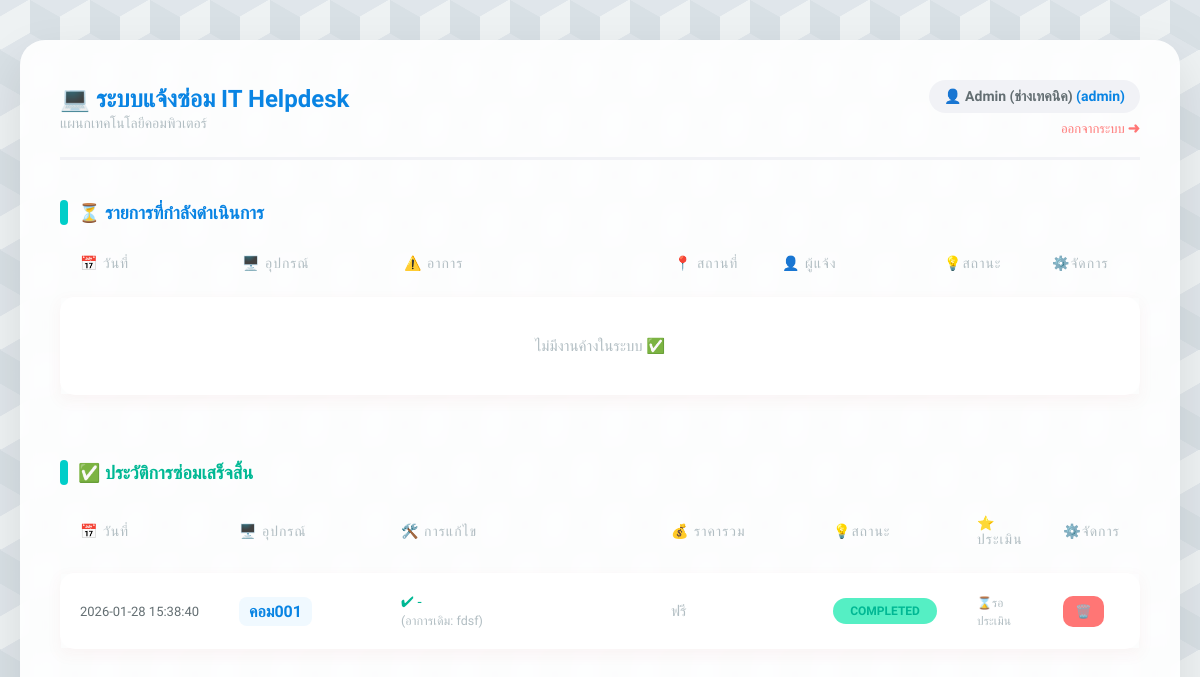
The app's page /dashboard (signed in) with its own data.
### tables this page shows
CREATE TABLE repairs (
    repair_id INTEGER PRIMARY KEY AUTOINCREMENT,
    user_id INTEGER NOT NULL,
    device_name TEXT NOT NULL,
    problem_detail TEXT NOT NULL,
    location TEXT NOT NULL,
    status TEXT DEFAULT 'Pending',
    report_date TIMESTAMP DEFAULT CURRENT_TIMESTAMP,
    technician_note TEXT,
    spare_parts TEXT,
    cost INTEGER DEFAULT 0,
    FOREIGN KEY (user_id) REFERENCES users (user_id)
);

### app.py (the view, shortened to what this page needs)
@app.route('/dashboard')
def dashboard():
    if 'user_id' not in session:
        return redirect(url_for('login'))
    conn = get_db_connection()
    if session['role'] == 'admin':
        all_repairs = conn.execute('''
            SELECT r.*, u.fullname, e.rating, e.comment
            FROM repairs r
            JOIN users u ON r.user_id = u.user_id
            LEFT JOIN evaluations e ON r.repair_id = e.repair_id
            ORDER BY r.report_date DESC
        ''').fetchall()
    conn.close()
    active_repairs = []
    completed_repairs = []
    for repair in all_repairs:
        if repair['status'] == 'Completed':
            completed_repairs.append(repair)
        else:
            active_repairs.append(repair)
    return render_template('index.html',
                           name=session['fullname'],
                           role=session['role'],
                           active_repairs=active_repairs,
                           completed_repairs=completed_repairs)

### app.py (called while the page is built)
def get_db_connection():
    conn = sqlite3.connect('maintenance.db')
    conn.row_factory = sqlite3.Row
    return conn

### templates/index.html (shortened to what this page needs)
<!DOCTYPE html>
<html lang="th">
<head>
    <link rel="stylesheet" href="{{ url_for('static', filename='style.css') }}">
</head>
<body>
<div class="container">
    <header>
        <div>
            <h1>💻 ระบบแจ้งซ่อม IT Helpdesk</h1>
            <span style="color: #b2bec3; font-size: 14px;">แผนกเทคโนโลยีคอมพิวเตอร์</span>
        </div>
        <div style="text-align: right;">
            <div class="user-badge">
                👤 {{ name }} <span style="color: #0984e3;">({{ role }})</span>
            </div>
            <a href="{{ url_for('logout') }}" style="color: #ff7675; text-decoration: none; font-size: 13px; margin-top: 8px; display: inline-block;">ออกจากระบบ ➜</a>
        </div>
    </header>
    <h2>⏳ รายการที่กำลังดำเนินการ</h2>
    <table>
        <thead>
            <tr>
                <th width="15%">📅 วันที่</th>
                <th width="15%">🖥️ อุปกรณ์</th>
                <th width="25%">⚠️ อาการ</th>
                <th width="10%">📍 สถานที่</th>
                {% if role == 'admin' %} <th width="15%">👤 ผู้แจ้ง</th> {% endif %}
                <th width="10%">💡สถานะ</th>
                <th>⚙️จัดการ</th>
            </tr>
        </thead>
        <tbody>
            {% for repair in active_repairs %}
            <tr>
                <td class="col-date">{{ repair['report_date'] }}</td>
                <td><span class="col-device">{{ repair['device_name'] }}</span></td>
                <td class="col-problem">{{ repair['problem_detail'] }}</td>
                <td class="col-location">{{ repair['location'] }}</td>
                {% if role == 'admin' %}
                    <td class="col-user">{{ repair['fullname'] }}</td>
                {% endif %}
                <td><span class="badge status-{{ repair['status'].split(' ')[0] }}">{{ repair['status'] }}</span></td>
                <td>
                    <div class="action-group">
                        {% if role == 'admin' %}
                            <a href="{{ url_for('update_repair', repair_id=repair['repair_id']) }}" class="btn btn-update">✏️แก้ไข</a>
                            <a href="{{ url_for('delete_repair', repair_id=repair['repair_id']) }}" class="btn btn-delete" onclick="return confirm('ยืนยันลบ?');">🗑️</a>
                        {% else %}
                            <a href="{{ url_for('delete_repair', repair_id=repair['repair_id']) }}" class="btn btn-delete" onclick="return confirm('ยกเลิก?');">ยกเลิก</a>
                        {% endif %}
                    </div>
                </td>
            </tr>
            {% else %}
            <tr><td colspan="7" style="text-align: center; color: #b2bec3; padding: 40px;">ไม่มีงานค้างในระบบ ✅</td></tr>
            {% endfor %}
        </tbody>
    </table>
    <h2 style="color: #00b894; margin-top: 50px;">✅ ประวัติการซ่อมเสร็จสิ้น</h2>
    <table>
        <thead>
            <tr>
                <th width="12%">📅 วันที่</th>
                <th width="15%">🖥️ อุปกรณ์</th>
                <th width="25%">🛠️ การแก้ไข</th>
                <th width="15%">💰 ราคารวม</th>
                <th width="10%">💡สถานะ</th>
                <th>⭐ ประเมิน</th>
                <th>⚙️จัดการ</th>
            </tr>
        </thead>
        <tbody>
            {% for repair in completed_repairs %}
            <tr>
                <td class="col-date">{{ repair['report_date'] }}</td>
                <td><span class="col-device">{{ repair['device_name'] }}</span></td>
                <td>
                    <div style="font-weight: 500; color: #00b894;">✔ {{ repair['technician_note'] or '-' }}</div>
                    <small style="color: #b2bec3;">(อาการเดิม: {{ repair['problem_detail'] }})</small>
                </td>
                <td>
                    {% if repair['cost'] and repair['cost'] > 0 %}
                        <div class="cost-display">฿{{ "{:,.0f}".format(repair['cost']) }}</div>
                        {% if repair['spare_parts'] %}
                            <div style="font-size: 11px; color: #b2bec3; margin-top: 4px;">{{ repair['spare_parts'] }}</div>
                        {% endif %}
                    {% else %}
                        <span style="color: #b2bec3;">ฟรี</span>
                    {% endif %}
                </td>
                <td><span class="badge status-Completed">Completed</span></td>
                <td>
                    {% if repair['rating'] %}
                        <div style="color: #fdcb6e; letter-spacing: 2px;">{{ '★' * repair['rating'] }}</div>
                    {% else %}
                        {% if role == 'user' %}
                            <a href="{{ url_for('evaluate', repair_id=repair['repair_id']) }}" class="btn btn-rate">⭐ ให้ดาว</a>
                        {% else %}
                            <span style="color: #b2bec3; font-size: 12px;">⌛รอประเมิน</span>
                        {% endif %}
                    {% endif %}
                </td>
                <td>
                    {% if role == 'admin' %}
                        <a href="{{ url_for('delete_repair', repair_id=repair['repair_id']) }}" class="btn btn-delete" onclick="return confirm('ลบประวัติ?');">🗑️</a>
                    {% endif %}
                </td>
            </tr>
            {% else %}
            <tr><td colspan="7" style="text-align: center; color: #b2bec3; padding: 40px;">ยังไม่มีประวัติการซ่อม</td></tr>
            {% endfor %}
        </tbody>
    </table>
</div>
</body>
</html>

### static/style.css (style rules this page uses)
:root { --primary-blue: #0984e3; --light-blue: #74b9ff; --teal: #00cec9; --bg-color: #dfe6e9; --text-color: #2d3436; --border-radius: 15px; }
body { font-family: 'Prompt', sans-serif; color: var(--text-color); margin: 0; padding: 40px 20px; min-height: 100vh; background-color: #eef2f3; background-image: linear-gradient(30deg, #e0e6eb 12%, transparent 12.5%, transparent 87%, #e0e6eb 87.5%, #e0e6eb), linear-gradient(150deg, #e0e6eb 12%, transparent 12.5%, transparent 87%, #e0e6eb 87.5%, #e0e6eb), linear-gradient(30deg, #e0e6eb 12%, transparent 12.5%, transparent 87%, #e0e6eb 87.5%, #e0e6eb), linear-gradient(150deg, #e0e6eb 12%, transparent 12.5%, transparent 87%, #e0e6eb 87.5%, #e0e6eb), linear-gradient(60deg, #d8e0e5 25%, transparent 25.5%, transparent 75%, #d8e0e5 75%, #d8e0e5), linear-gradient(60deg, #d8e0e5 25%, transparent 25.5%, transparent 75%, #d8e0e5 75%, #d8e0e5); background-size: 60px 100px; background-position: 0 0, 0 0, 30px 50px, 30px 50px, 0 0, 30px 50px; display: flex; justify-content: center; }
.container { width: 100%; max-width: 1200px; background: rgba(255, 255, 255, 0.9); padding: 40px; border-radius: 25px; box-shadow: 0 20px 50px rgba(0,0,0,0.1); backdrop-filter: blur(10px); }
header { display: flex; justify-content: space-between; align-items: center; padding-bottom: 20px; border-bottom: 3px solid #f1f2f6; margin-bottom: 30px; }
h1 { color: var(--primary-blue); margin: 0; display: flex; align-items: center; font-size: 24px; }
.user-badge { background: #f1f2f6; padding: 8px 15px; border-radius: 30px; font-size: 14px; color: #636e72; font-weight: 600; }
h2 { font-size: 18px; color: var(--primary-blue); margin-top: 40px; margin-bottom: 15px; display: flex; align-items: center; }
h2::before { content: ''; display: inline-block; width: 8px; height: 25px; background: var(--teal); margin-right: 10px; border-radius: 4px; }
table { width: 100%; border-collapse: separate; border-spacing: 0 15px; }
th { text-align: left; color: #b2bec3; font-weight: 500; padding: 0 20px 10px 20px; font-size: 14px; text-transform: uppercase; letter-spacing: 1px; }
tbody tr { background-color: white; box-shadow: 0 5px 15px rgba(189, 71, 71, 0.05); transition: transform 0.2s; }
td { padding: 20px; vertical-align: middle; border: none; font-size: 15px; }
td:first-child { border-top-left-radius: var(--border-radius); border-bottom-left-radius: var(--border-radius); }
td:last-child { border-top-right-radius: var(--border-radius); border-bottom-right-radius: var(--border-radius); }
.col-date { font-size: 13px; color: #636e72; white-space: nowrap; }
.col-device { font-weight: 700; color: var(--primary-blue); font-size: 16px; background: #f0f9ff; padding: 5px 10px; border-radius: 8px; display: inline-block; }
.badge { padding: 6px 12px; border-radius: 20px; font-size: 12px; font-weight: 700; text-transform: uppercase; display: inline-block; text-align: center; min-width: 80px; }
.status-Completed { background: #55efc4; color: #00b894; }
.btn { text-decoration: none; padding: 8px 12px; border-radius: 10px; font-size: 13px; font-weight: 600; transition: 0.2s; display: inline-flex; align-items: center; border: none; cursor: pointer; }
.btn-delete { background: #ff7675; color: white; }

### records on screen
repairs: report_date "2026-01-28 15:38:40", device_name "คอม001", technician_note "-", problem_detail "fdsf", cost "ฟรี"

### other values on screen
{{ name }} "Admin (ช่างเทคนิค)"
{{ role }} "admin"
